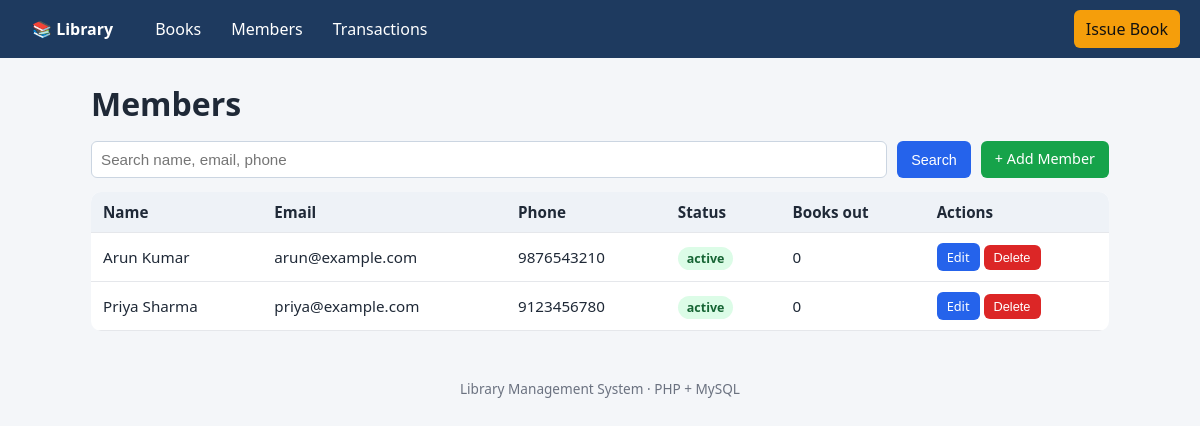
Screenshot of /members/index.php with the database file from the repository.
### tables this page shows
CREATE TABLE IF NOT EXISTS members (
  id        INT AUTO_INCREMENT PRIMARY KEY,
  name      VARCHAR(120) NOT NULL,
  email     VARCHAR(150) NOT NULL,
  phone     VARCHAR(20)  DEFAULT NULL,
  status    ENUM('active','inactive') NOT NULL DEFAULT 'active',
  joined_at TIMESTAMP DEFAULT CURRENT_TIMESTAMP,
  UNIQUE KEY uq_members_email (email)
);

### includes/functions.php (called while the page is built, shortened)
<?php
function e($v): string { return htmlspecialchars((string)$v, ENT_QUOTES, 'UTF-8'); }

### members/index.php (the view, shortened to what this page needs)
<?php
require __DIR__ . '/../includes/header.php';
$q = trim($_GET['q'] ?? '');
$sql = 'SELECT m.*, (SELECT COUNT(*) FROM transactions t WHERE t.member_id=m.id AND t.status="issued") AS active_loans FROM members m';
$params = [];
$stmt = $pdo->prepare($sql . ' ORDER BY m.name');
$stmt->execute($params);
$members = $stmt->fetchAll();
?>
<h1>Members</h1>
<form class="toolbar" method="get">
  <input type="text" name="q" placeholder="Search name, email, phone" value="<?= e($q) ?>">
  <button class="btn">Search</button>
  <a class="btn green" href="form.php">+ Add Member</a>
</form>
<div class="table-wrap"><table>
<tr><th>Name</th><th>Email</th><th>Phone</th><th>Status</th><th>Books out</th><th>Actions</th></tr>
<?php foreach ($members as $m): ?>
<tr>
  <td><?= e($m['name']) ?></td><td><?= e($m['email']) ?></td><td><?= e($m['phone']) ?></td>
  <td><span class="badge <?= e($m['status']) ?>"><?= e($m['status']) ?></span></td>
  <td><?= e($m['active_loans']) ?></td>
  <td>
    <a class="btn small" href="form.php?id=<?= e($m['id']) ?>">Edit</a>
    <form class="inline" method="post" action="delete.php" onsubmit="return confirm('Delete this member?')">
      <button class="btn small red">Delete</button>
    </form>
  </td>
</tr>
<?php endforeach; if (!$members): ?><tr><td colspan="6">No members found.</td></tr><?php endif; ?>
</table></div>
<?php require __DIR__ . '/../includes/footer.php'; ?>

### assets/style.css (style rules this page uses)
* { box-sizing:border-box }
body { margin:0;font-family:system-ui,Segoe UI,Roboto,sans-serif;background:#f4f6f9;color:#1f2937 }
h1 { margin:0 0 16px }
table { width:100%;border-collapse:collapse;background:#fff;border-radius:10px;overflow:hidden }
th,td { padding:10px 12px;text-align:left;border-bottom:1px solid #e5e7eb;font-size:.95rem }
th { background:#eef2f7 }
.table-wrap { overflow-x:auto }
.btn { display:inline-block;border:0;border-radius:6px;padding:8px 14px;background:#2563eb;color:#fff;text-decoration:none;cursor:pointer;font-size:.9rem }
.btn.green { background:#16a34a }
.btn.red { background:#dc2626 }
.btn.small { padding:5px 10px;font-size:.8rem }
form.inline { display:inline }
.toolbar { display:flex;gap:10px;margin-bottom:14px;flex-wrap:wrap }
input,select { padding:9px;border:1px solid #cbd5e1;border-radius:6px;font-size:.95rem;width:100% }
.toolbar input,.toolbar select { width:auto;flex:1;min-width:160px }
.badge { padding:3px 9px;border-radius:99px;font-size:.78rem;font-weight:600 }
.badge.returned,.badge.active { background:#dcfce7;color:#166534 }

### rows the page displays
members: name "Arun Kumar", email "arun@example.com", phone "9876543210", status "active", active_loans "0"
members: name "Priya Sharma", email "priya@example.com", phone "9123456780", status "active", active_loans "0"
